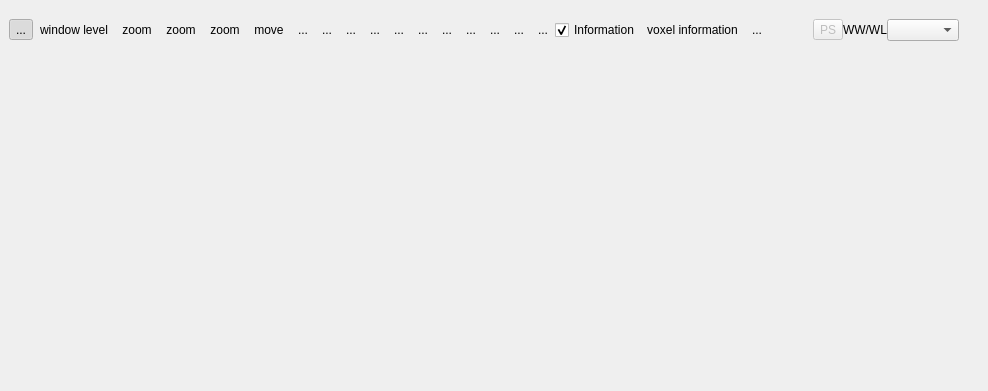
<ui version="4.0" >
 <class>udg::Q2DViewerExtensionBase</class>
 <widget class="QWidget" name="udg::Q2DViewerExtensionBase" >
  <property name="geometry" >
   <rect>
    <x>0</x>
    <y>0</y>
    <width>988</width>
    <height>391</height>
   </rect>
  </property>
  <layout class="QVBoxLayout" >
   <property name="margin" >
    <number>9</number>
   </property>
   <property name="spacing" >
    <number>6</number>
   </property>
   <item>
    <layout class="QHBoxLayout" >
     <property name="margin" >
      <number>0</number>
     </property>
     <property name="spacing" >
      <number>0</number>
     </property>
     <item>
      <layout class="QHBoxLayout" >
       <property name="margin" >
        <number>0</number>
       </property>
       <property name="spacing" >
        <number>0</number>
       </property>
       <item>
        <widget class="QToolButton" name="m_slicingToolButton" >
         <property name="text" >
          <string>...</string>
         </property>
         <property name="icon" >
          <iconset/>
         </property>
         <property name="iconSize" >
          <size>
           <width>32</width>
           <height>32</height>
          </size>
         </property>
         <property name="checkable" >
          <bool>true</bool>
         </property>
         <property name="checked" >
          <bool>true</bool>
         </property>
         <property name="autoRaise" >
          <bool>true</bool>
         </property>
        </widget>
       </item>
       <item>
        <widget class="QToolButton" name="m_windowLevelToolButton" >
         <property name="text" >
          <string>window level</string>
         </property>
         <property name="icon" >
          <iconset/>
         </property>
         <property name="iconSize" >
          <size>
           <width>32</width>
           <height>32</height>
          </size>
         </property>
         <property name="checkable" >
          <bool>true</bool>
         </property>
         <property name="autoRaise" >
          <bool>true</bool>
         </property>
        </widget>
       </item>
       <item>
        <widget class="QToolButton" name="m_zoomToolButton" >
         <property name="text" >
          <string>zoom</string>
         </property>
         <property name="icon" >
          <iconset/>
         </property>
         <property name="iconSize" >
          <size>
           <width>32</width>
           <height>32</height>
          </size>
         </property>
         <property name="checkable" >
          <bool>true</bool>
         </property>
         <property name="autoRaise" >
          <bool>true</bool>
         </property>
        </widget>
       </item>
       <item>
        <widget class="QToolButton" name="m_distanceToolButton" >
         <property name="text" >
          <string>zoom</string>
         </property>
         <property name="icon" >
          <iconset/>
         </property>
         <property name="iconSize" >
          <size>
           <width>32</width>
           <height>32</height>
          </size>
         </property>
         <property name="checkable" >
          <bool>true</bool>
         </property>
         <property name="autoRaise" >
          <bool>true</bool>
         </property>
        </widget>
       </item>
       <item>
        <widget class="QToolButton" name="m_roiToolButton" >
         <property name="text" >
          <string>zoom</string>
         </property>
         <property name="icon" >
          <iconset/>
         </property>
         <property name="iconSize" >
          <size>
           <width>32</width>
           <height>32</height>
          </size>
         </property>
         <property name="checkable" >
          <bool>true</bool>
         </property>
         <property name="autoRaise" >
          <bool>true</bool>
         </property>
        </widget>
       </item>
       <item>
        <widget class="QToolButton" name="m_moveToolButton" >
         <property name="text" >
          <string>move</string>
         </property>
         <property name="icon" >
          <iconset/>
         </property>
         <property name="iconSize" >
          <size>
           <width>32</width>
           <height>32</height>
          </size>
         </property>
         <property name="checkable" >
          <bool>true</bool>
         </property>
         <property name="autoRaise" >
          <bool>true</bool>
         </property>
        </widget>
       </item>
       <item>
        <widget class="QToolButton" name="m_axialViewToolButton" >
         <property name="text" >
          <string>...</string>
         </property>
         <property name="icon" >
          <iconset/>
         </property>
         <property name="iconSize" >
          <size>
           <width>32</width>
           <height>32</height>
          </size>
         </property>
         <property name="autoRaise" >
          <bool>true</bool>
         </property>
        </widget>
       </item>
       <item>
        <widget class="QToolButton" name="m_sagitalViewToolButton" >
         <property name="text" >
          <string>...</string>
         </property>
         <property name="icon" >
          <iconset/>
         </property>
         <property name="iconSize" >
          <size>
           <width>32</width>
           <height>32</height>
          </size>
         </property>
         <property name="autoRaise" >
          <bool>true</bool>
         </property>
        </widget>
       </item>
       <item>
        <widget class="QToolButton" name="m_coronalViewToolButton" >
         <property name="text" >
          <string>...</string>
         </property>
         <property name="icon" >
          <iconset/>
         </property>
         <property name="iconSize" >
          <size>
           <width>32</width>
           <height>32</height>
          </size>
         </property>
         <property name="autoRaise" >
          <bool>true</bool>
         </property>
        </widget>
       </item>
       <item>
        <widget class="QToolButton" name="m_rotateClockWiseToolButton" >
         <property name="text" >
          <string>...</string>
         </property>
         <property name="icon" >
          <iconset/>
         </property>
         <property name="iconSize" >
          <size>
           <width>32</width>
           <height>32</height>
          </size>
         </property>
         <property name="autoRaise" >
          <bool>true</bool>
         </property>
        </widget>
       </item>
       <item>
        <widget class="QToolButton" name="m_rotateCounterClockWiseToolButton" >
         <property name="text" >
          <string>...</string>
         </property>
         <property name="icon" >
          <iconset/>
         </property>
         <property name="iconSize" >
          <size>
           <width>32</width>
           <height>32</height>
          </size>
         </property>
         <property name="autoRaise" >
          <bool>true</bool>
         </property>
        </widget>
       </item>
       <item>
        <widget class="QToolButton" name="m_flipHorizontalToolButton" >
         <property name="text" >
          <string>...</string>
         </property>
         <property name="icon" >
          <iconset/>
         </property>
         <property name="iconSize" >
          <size>
           <width>32</width>
           <height>32</height>
          </size>
         </property>
         <property name="autoRaise" >
          <bool>true</bool>
         </property>
        </widget>
       </item>
       <item>
        <widget class="QToolButton" name="m_flipVerticalToolButton" >
         <property name="text" >
          <string>...</string>
         </property>
         <property name="icon" >
          <iconset/>
         </property>
         <property name="iconSize" >
          <size>
           <width>32</width>
           <height>32</height>
          </size>
         </property>
         <property name="autoRaise" >
          <bool>true</bool>
         </property>
        </widget>
       </item>
       <item>
        <widget class="QToolButton" name="m_buttonGrid" >
         <property name="toolTip" >
          <string>Series layout</string>
         </property>
         <property name="text" >
          <string>...</string>
         </property>
         <property name="icon" >
          <iconset resource="../../../main/main.qrc" >:/images/grid.png</iconset>
         </property>
         <property name="iconSize" >
          <size>
           <width>32</width>
           <height>32</height>
          </size>
         </property>
         <property name="autoRaise" >
          <bool>true</bool>
         </property>
        </widget>
       </item>
       <item>
        <widget class="QToolButton" name="m_downButtonGrid" >
         <property name="toolTip" >
          <string>Series layout</string>
         </property>
         <property name="text" >
          <string>...</string>
         </property>
         <property name="icon" >
          <iconset resource="../../../main/main.qrc" >:/images/down.png</iconset>
         </property>
         <property name="iconSize" >
          <size>
           <width>12</width>
           <height>12</height>
          </size>
         </property>
         <property name="checkable" >
          <bool>false</bool>
         </property>
         <property name="autoRaise" >
          <bool>true</bool>
         </property>
        </widget>
       </item>
       <item>
        <widget class="QToolButton" name="m_imageGrid" >
         <property name="toolTip" >
          <string>Image layout</string>
         </property>
         <property name="text" >
          <string>...</string>
         </property>
         <property name="icon" >
          <iconset resource="../../../main/main.qrc" >:/images/grid.png</iconset>
         </property>
         <property name="iconSize" >
          <size>
           <width>32</width>
           <height>32</height>
          </size>
         </property>
         <property name="autoRaise" >
          <bool>true</bool>
         </property>
        </widget>
       </item>
       <item>
        <widget class="QToolButton" name="m_downImageGrid" >
         <property name="toolTip" >
          <string>Image layout</string>
         </property>
         <property name="text" >
          <string>...</string>
         </property>
         <property name="icon" >
          <iconset resource="../../../main/main.qrc" >:/images/down.png</iconset>
         </property>
         <property name="iconSize" >
          <size>
           <width>12</width>
           <height>12</height>
          </size>
         </property>
         <property name="checkable" >
          <bool>false</bool>
         </property>
         <property name="autoRaise" >
          <bool>true</bool>
         </property>
        </widget>
       </item>
       <item>
        <widget class="QCheckBox" name="m_volumeInformation" >
         <property name="text" >
          <string>Information</string>
         </property>
         <property name="checked" >
          <bool>true</bool>
         </property>
        </widget>
       </item>
       <item>
        <widget class="QToolButton" name="m_voxelInformationToolButton" >
         <property name="text" >
          <string>voxel information</string>
         </property>
         <property name="icon" >
          <iconset/>
         </property>
         <property name="iconSize" >
          <size>
           <width>32</width>
           <height>32</height>
          </size>
         </property>
         <property name="checkable" >
          <bool>true</bool>
         </property>
         <property name="autoRaise" >
          <bool>true</bool>
         </property>
        </widget>
       </item>
       <item>
        <widget class="QToolButton" name="m_screenShotToolButton" >
         <property name="text" >
          <string>...</string>
         </property>
         <property name="icon" >
          <iconset/>
         </property>
         <property name="iconSize" >
          <size>
           <width>32</width>
           <height>32</height>
          </size>
         </property>
         <property name="checkable" >
          <bool>true</bool>
         </property>
         <property name="autoRaise" >
          <bool>true</bool>
         </property>
        </widget>
       </item>
      </layout>
     </item>
     <item>
      <spacer>
       <property name="orientation" >
        <enum>Qt::Horizontal</enum>
       </property>
       <property name="sizeHint" >
        <size>
         <width>16</width>
         <height>42</height>
        </size>
       </property>
      </spacer>
     </item>
     <item>
      <widget class="QToolButton" name="m_presentationStateSwitchToolButton" >
       <property name="enabled" >
        <bool>false</bool>
       </property>
       <property name="text" >
        <string>PS</string>
       </property>
       <property name="checkable" >
        <bool>true</bool>
       </property>
      </widget>
     </item>
     <item>
      <layout class="QHBoxLayout" >
       <property name="margin" >
        <number>0</number>
       </property>
       <property name="spacing" >
        <number>0</number>
       </property>
       <item>
        <widget class="QLabel" name="label" >
         <property name="text" >
          <string>WW/WL</string>
         </property>
        </widget>
       </item>
       <item>
        <widget class="QWindowLevelComboBox" name="m_windowLevelComboBox" >
         <property name="sizeAdjustPolicy" >
          <enum>QComboBox::AdjustToContents</enum>
         </property>
        </widget>
       </item>
       <item>
        <spacer>
         <property name="orientation" >
          <enum>Qt::Horizontal</enum>
         </property>
         <property name="sizeHint" >
          <size>
           <width>20</width>
           <height>42</height>
          </size>
         </property>
        </spacer>
       </item>
      </layout>
     </item>
    </layout>
   </item>
   <item>
    <widget class="QWidget" native="1" name="m_workingArea" />
   </item>
  </layout>
 </widget>
 <layoutdefault spacing="6" margin="11" />
 <customwidgets>
  <customwidget>
   <class>QWindowLevelComboBox</class>
   <extends>QComboBox</extends>
   <header>qwindowlevelcombobox.h</header>
  </customwidget>
 </customwidgets>
 <resources>
  <include location="../main/main.qrc" />
 </resources>
 <connections/>
</ui>
